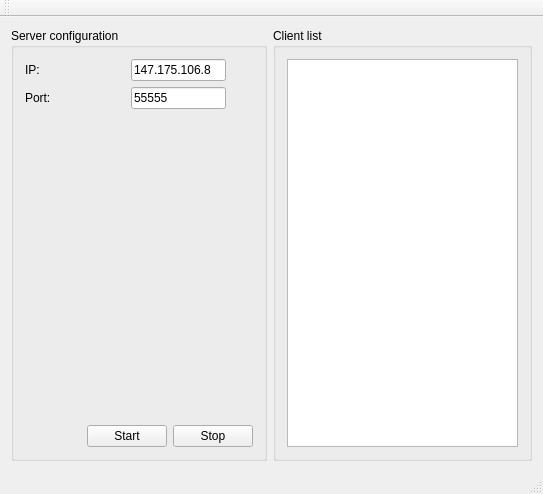
<?xml version="1.0" encoding="UTF-8"?>
<ui version="4.0">
 <class>DBoxServer</class>
 <widget class="QMainWindow" name="DBoxServer">
  <property name="geometry">
   <rect>
    <x>0</x>
    <y>0</y>
    <width>543</width>
    <height>494</height>
   </rect>
  </property>
  <property name="windowTitle">
   <string>DBoxServer</string>
  </property>
  <widget class="QWidget" name="centralWidget">
   <layout class="QHBoxLayout" name="horizontalLayout_4">
    <item>
     <layout class="QHBoxLayout" name="horizontalLayout_3">
      <item>
       <widget class="QGroupBox" name="server_config">
        <property name="title">
         <string>Server configuration</string>
        </property>
        <layout class="QVBoxLayout" name="verticalLayout_2">
         <item>
          <layout class="QHBoxLayout" name="horizontalLayout_5">
           <item>
            <layout class="QVBoxLayout" name="verticalLayout">
             <item>
              <layout class="QHBoxLayout" name="horizontalLayout">
               <item>
                <widget class="QLabel" name="ip_label">
                 <property name="sizePolicy">
                  <sizepolicy hsizetype="Fixed" vsizetype="Preferred">
                   <horstretch>0</horstretch>
                   <verstretch>0</verstretch>
                  </sizepolicy>
                 </property>
                 <property name="minimumSize">
                  <size>
                   <width>100</width>
                   <height>0</height>
                  </size>
                 </property>
                 <property name="maximumSize">
                  <size>
                   <width>100</width>
                   <height>16777215</height>
                  </size>
                 </property>
                 <property name="text">
                  <string>IP:</string>
                 </property>
                </widget>
               </item>
               <item>
                <widget class="QLineEdit" name="server_ip">
                 <property name="text">
                  <string>147.175.106.8</string>
                 </property>
                 <property name="placeholderText">
                  <string>147.175.106.8</string>
                 </property>
                </widget>
               </item>
              </layout>
             </item>
             <item>
              <layout class="QHBoxLayout" name="horizontalLayout_2">
               <item>
                <widget class="QLabel" name="port_label">
                 <property name="sizePolicy">
                  <sizepolicy hsizetype="Fixed" vsizetype="Preferred">
                   <horstretch>0</horstretch>
                   <verstretch>0</verstretch>
                  </sizepolicy>
                 </property>
                 <property name="minimumSize">
                  <size>
                   <width>100</width>
                   <height>0</height>
                  </size>
                 </property>
                 <property name="maximumSize">
                  <size>
                   <width>100</width>
                   <height>16777215</height>
                  </size>
                 </property>
                 <property name="text">
                  <string>Port:</string>
                 </property>
                </widget>
               </item>
               <item>
                <widget class="QLineEdit" name="server_port">
                 <property name="text">
                  <string>55555</string>
                 </property>
                 <property name="placeholderText">
                  <string>55555</string>
                 </property>
                </widget>
               </item>
              </layout>
             </item>
            </layout>
           </item>
           <item>
            <spacer name="horizontalSpacer">
             <property name="orientation">
              <enum>Qt::Horizontal</enum>
             </property>
             <property name="sizeHint" stdset="0">
              <size>
               <width>40</width>
               <height>20</height>
              </size>
             </property>
            </spacer>
           </item>
          </layout>
         </item>
         <item>
          <spacer name="verticalSpacer">
           <property name="orientation">
            <enum>Qt::Vertical</enum>
           </property>
           <property name="sizeHint" stdset="0">
            <size>
             <width>20</width>
             <height>40</height>
            </size>
           </property>
          </spacer>
         </item>
         <item>
          <layout class="QHBoxLayout" name="horizontalLayout_6">
           <item>
            <spacer name="horizontalSpacer_2">
             <property name="orientation">
              <enum>Qt::Horizontal</enum>
             </property>
             <property name="sizeHint" stdset="0">
              <size>
               <width>40</width>
               <height>20</height>
              </size>
             </property>
            </spacer>
           </item>
           <item>
            <widget class="QPushButton" name="start_server_button">
             <property name="sizePolicy">
              <sizepolicy hsizetype="Preferred" vsizetype="Preferred">
               <horstretch>0</horstretch>
               <verstretch>0</verstretch>
              </sizepolicy>
             </property>
             <property name="text">
              <string>Start</string>
             </property>
            </widget>
           </item>
           <item>
            <widget class="QPushButton" name="stop_server_button">
             <property name="text">
              <string>Stop</string>
             </property>
            </widget>
           </item>
          </layout>
         </item>
        </layout>
       </widget>
      </item>
      <item>
       <widget class="QGroupBox" name="client_list">
        <property name="sizePolicy">
         <sizepolicy hsizetype="Expanding" vsizetype="Preferred">
          <horstretch>0</horstretch>
          <verstretch>0</verstretch>
         </sizepolicy>
        </property>
        <property name="title">
         <string>Client list</string>
        </property>
        <layout class="QVBoxLayout" name="verticalLayout_3">
         <item>
          <widget class="QTableWidget" name="client_list_table"/>
         </item>
        </layout>
       </widget>
      </item>
     </layout>
    </item>
   </layout>
  </widget>
  <widget class="QMenuBar" name="menuBar">
   <property name="geometry">
    <rect>
     <x>0</x>
     <y>0</y>
     <width>543</width>
     <height>20</height>
    </rect>
   </property>
  </widget>
  <widget class="QToolBar" name="mainToolBar">
   <attribute name="toolBarArea">
    <enum>TopToolBarArea</enum>
   </attribute>
   <attribute name="toolBarBreak">
    <bool>false</bool>
   </attribute>
  </widget>
  <widget class="QStatusBar" name="statusBar"/>
 </widget>
 <layoutdefault spacing="6" margin="11"/>
 <resources/>
 <connections/>
</ui>
